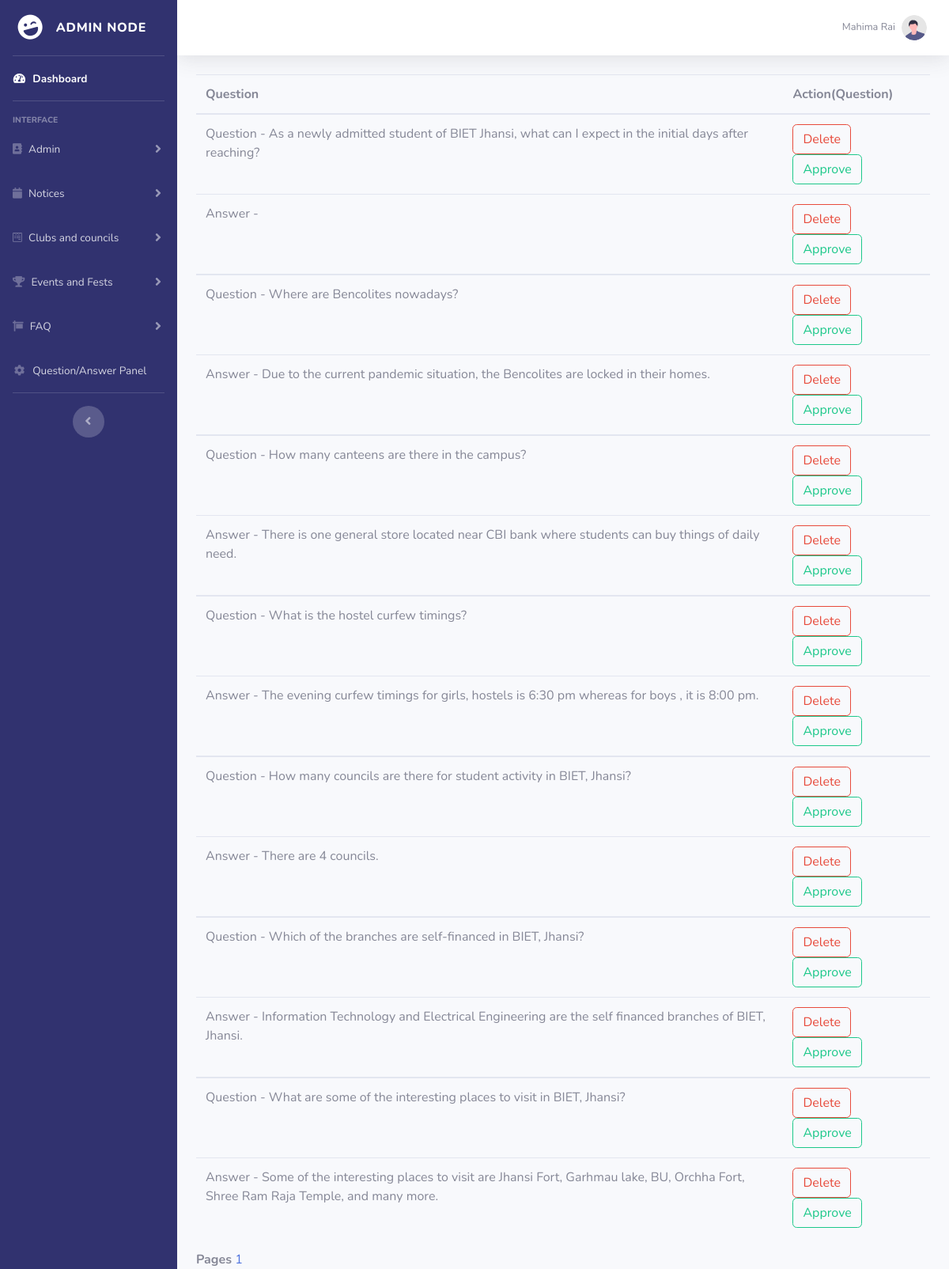
The app's page /ques_ans.php (signed in) with its own data.
### tables this page shows
CREATE TABLE `q_and_a` (
  `id` int(5) NOT NULL,
  `question` varchar(2000) NOT NULL,
  `ques_approved` tinyint(1) DEFAULT NULL,
  `ques_answered` tinyint(1) NOT NULL,
  `answer` varchar(10000) NOT NULL,
  `ans_approved` tinyint(1) DEFAULT NULL,
  `ans_by` varchar(100) NOT NULL
);

### ques_ans.php (the view, shortened to what this page needs)
<!DOCTYPE html>
<html lang="en" dir="ltr">
<head>
  <link href="vendor/fontawesome-free/css/all.min.css" rel="stylesheet" type="text/css">
  <link href="css/sb-admin-2.min.css" rel="stylesheet">
</head>
<body id="page-top">
  <div id="wrapper">
    <?php
    include 'include/sidebar.php'
    ?>
    <div id="content-wrapper" class="d-flex flex-column">
      <div id="content">
        <?php
        include 'include/topbar.php'
        ?>
        <div class="container-fluid">
          <?php
          $con = mysqli_connect("localhost", "root", "");
          mysqli_select_db($con, "campus_cauldron");
          if (isset($_GET["page"])) {
            $page = $_GET["page"];
          } else {
            $page = 1;
          };
          $start_from = ($page - 1) * 20;
          $sql = "select * from q_and_a  ORDER BY id DESC LIMIT $start_from, 20";
          $rs_result = mysqli_query($con, $sql);
          ?>
          <table class="table">
            <thead>
              <tr>
                <th width="80">Question</th>
                <th width="20%">Action(Question)</th>
              </tr>
            </thead>
            <?php
            while ($row = mysqli_fetch_assoc($rs_result)) {
            ?>
              <tbody>
                <tr>
                  <td> <?php
                        echo "Question " . "- " . " ";
                        echo $row["question"]; ?> </td>
                  <td><a class="btn btn-outline-danger" href='ques_delete.php?key1=<?php echo $row["id"]; ?>'>Delete</a>
                    <a class="btn btn-outline-success" href='ques_approve.php?key1=<?php echo $row["id"]; ?>'>Approve</a>
                  </td>
                </tr>
                <tr>
                  <td><?php
                      echo "Answer " . "- " . " ";
                      echo $row["answer"]; ?></td>
                  <td><a class="btn btn-outline-danger" href='ans_delete.php?key1=<?php echo $row["id"]; ?>'>Delete</a>
                    <a class="btn btn-outline-success" href='ans_approve.php?key1=<?php echo $row["id"]; ?>'>Approve</a>
                  </td>
                </tr>
              </tbody>
            <?php
            };
            ?>
          </table>
          <strong>Pages </strong>
          <?php
          $sql = "SELECT COUNT(question) FROM q_and_a";
          $rs_result = mysqli_query($con, $sql);
          $row = mysqli_fetch_row($rs_result);
          $total_records = $row[0];
          $total_pages = ceil($total_records / 20);
          for ($i = 1; $i <= $total_pages; $i++) {
            echo "<a href='viewuser.php?page=" . $i . "' class='navigation_item selected_navigation_item'>" . $i . "</a> ";
          };
          ?>
        </div>
</body>
</html>

### records on screen
q_and_a: question "As a newly admitted student of BIET Jhansi, what can I expect in the initial days after reaching?"
q_and_a: question "Where are Bencolites nowadays?", answer "Due to the current pandemic situation, the Bencolites are locked in their homes."
q_and_a: question "How many canteens are there in the campus?", answer "There is one general store located near CBI bank where students can buy things of daily need."
q_and_a: question "What is the hostel curfew timings?", answer "The evening curfew timings for girls, hostels is 6:30 pm whereas for boys , it is 8:00 pm."
q_and_a: question "How many councils are there for student activity in BIET, Jhansi?", answer "There are 4 councils."
q_and_a: question "Which of the branches are self-financed in BIET, Jhansi?", answer "Information Technology and Electrical Engineering are the self financed branches of BIET, Jhansi."
q_and_a: question "What are some of the interesting places to visit in BIET, Jhansi?", answer "Some of the interesting places to visit are Jhansi Fort, Garhmau lake, BU, Orchha Fort, Shree Ram Raja Temple, and many more."

### other values on screen
$_SESSION['username'] "Mahima Rai"
